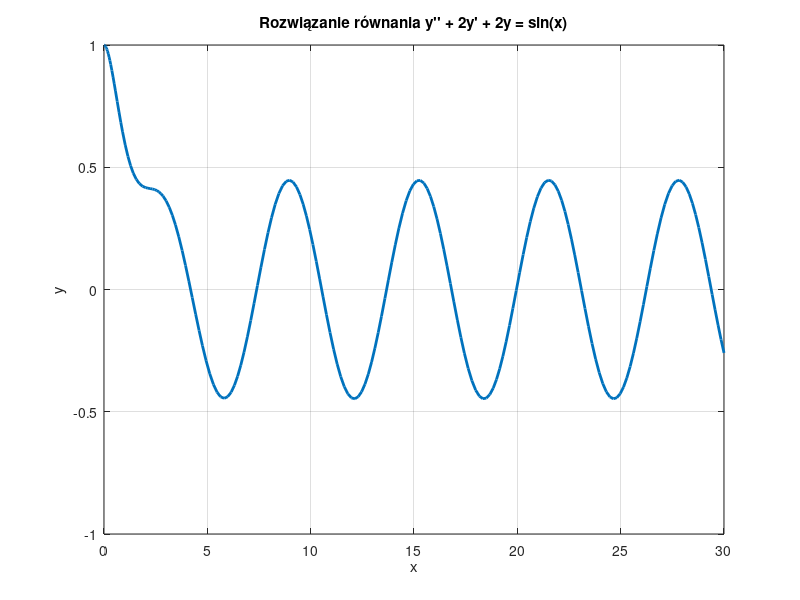

Write MATLAB code to recreate this figure.
% Rozwiązanie równania y'' + 2y' + 2y = sin(x)
% Warunki początkowe
y0 = [1; 0];

% Przedział czasowy
x_span = [0, 30];

% Funkcja opisująca układ równań różniczkowych
ode_system = @(x, y) [y(2); sin(x) - 2*y(2) - 2*y(1)];

% Rozwiązanie równania za pomocą ode45
[x, y] = ode45(ode_system, x_span, y0);

% Wykres wyniku
figure;
plot(x, y(:, 1), 'LineWidth', 2);
title('Rozwiązanie równania y'''' + 2y'' + 2y = sin(x)');
xlabel('x');
ylabel('y');
grid on;
